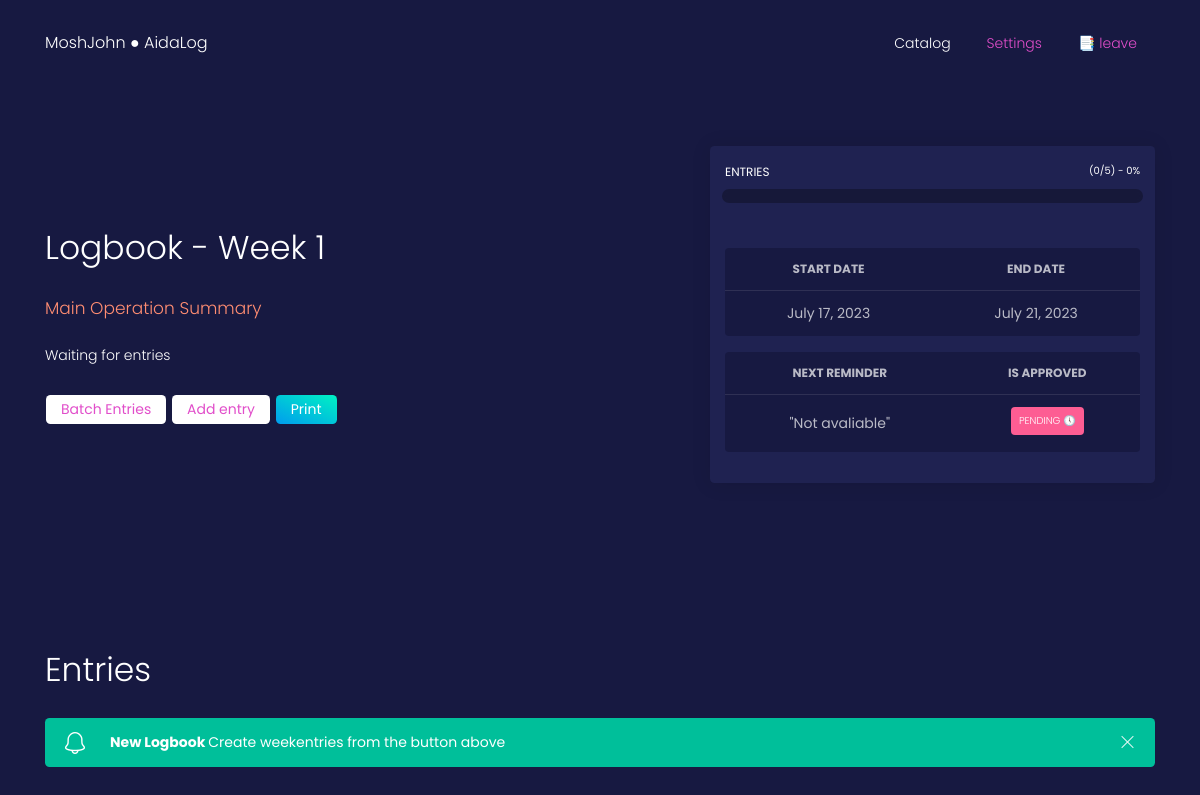
The app's page /logbook/catalog/6/ (signed in), older data.
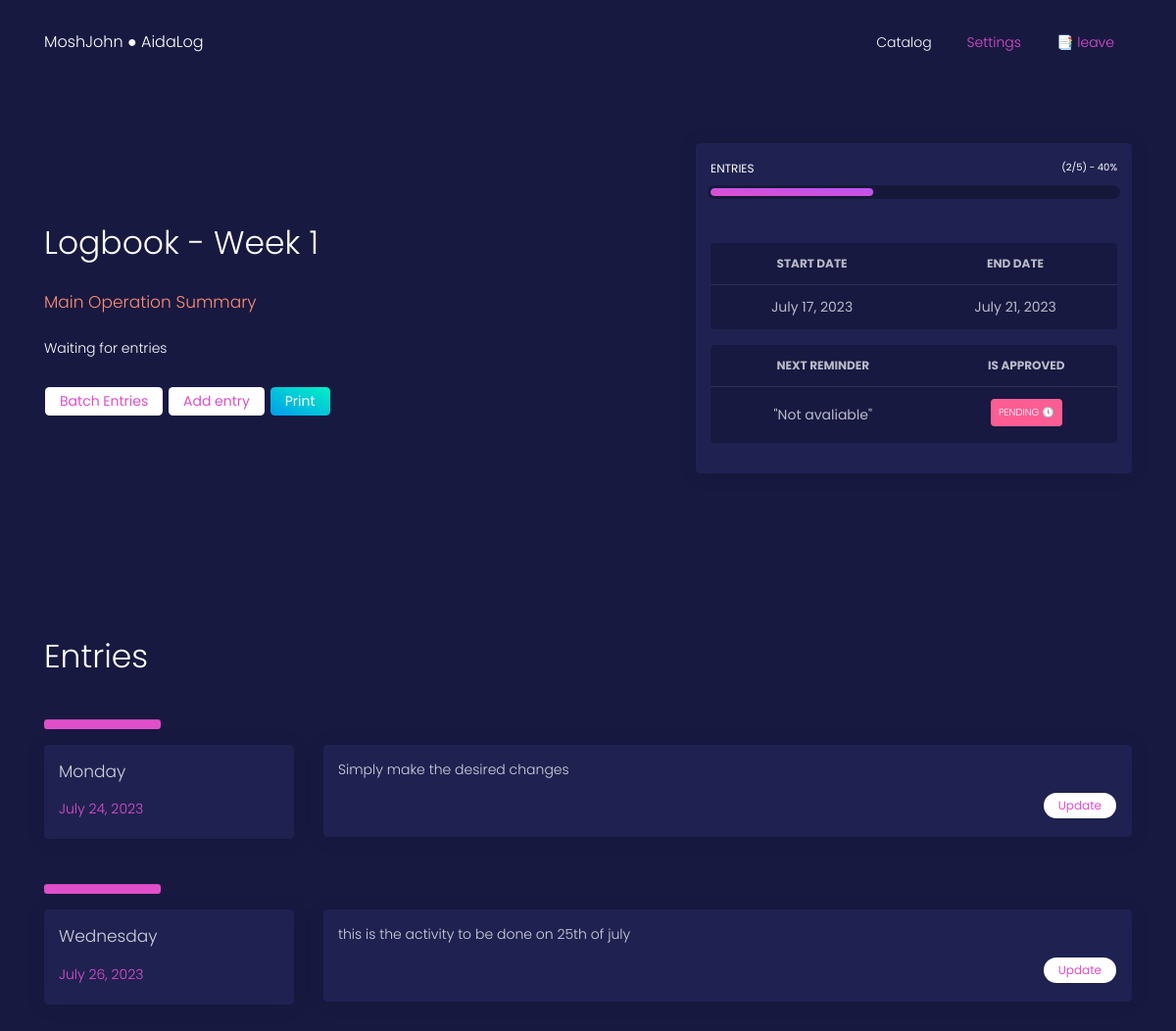
The same page, newer data.
### logbook/models.py (models this page shows, shortened)
class Entry(models.Model):
    logbook = models.ForeignKey(Logbook, related_name='entries', on_delete=models.CASCADE)
    day = models.CharField(max_length=255)
    date = models.DateField()
    activity = models.TextField()
    created_at = models.DateTimeField(auto_now_add=True)
    updated_at = models.DateTimeField(auto_now=True)

### logbook/views.py (the view)
# urls.py: path('catalog/<int:logbook_id>/', logbook_detail_view, name='logbook_detail'),
def logbook_detail_view(request, logbook_id):
    login_pass = is_allowed(request)
    if login_pass is not True:
        return login_pass
    logbook = Logbook.objects.get(id=logbook_id, student=Student.objects.get(user=request.user))
    metadata = {}
    try:
        entries = Entry.objects.filter(logbook=logbook)
        metadata['entries'] = entries
        metadata['entry_count'] = len(entries)
        metadata['percentage'] = int((len(entries) / 5) * 100)
    except Entry.DoesNotExist:
        entries = None
    context = {
        'logbook': logbook,
        'metadata': metadata
    }
    return render(request, 'logbook/logbook_detail.html', context)

### logbook/views.py (called while the page is built)
def is_allowed(request):
    if request.user.is_authenticated:
        return True
    else:
        return redirect("/logbook/logbook_redirect_login")

### templates/logbook/logbook_detail.html (shortened to what the changed rows need)
{% extends 'logbook/includes/base.html' %}
{% load static %}
{% block main_block %}
    <div class="wrapper">
        <div class="main">
            <div class="section">
                <div class="container">
                    <div class="row justify-content-between align-items-center">
                        <div class="col-lg-5 mb-5 mb-lg-0 ">
                            <h1 class="text-white font-weight-light">Logbook - Week {{logbook.week_number}}</h1>
                        </div>
                        <div class="col-lg-5 mb-5 mb-lg-0">
                            <div class="card">
                                <div class="card-body">
                                    <div class="progress-container progress-primary">
                                        <div class="progress">
                                            <div class="progress-bar progress-bar-warning" role="progressbar"
                                                aria-valuenow="{{ metadata.percentage }}" aria-valuemin="0" aria-valuemax="100"
                                                style="width: {{ metadata.percentage }}%;">
                                                <span class="progress-value">({{ metadata.entry_count }}/5) - {{ metadata.percentage }}%</span>
                                            </div>
                                        </div>
                                    </div>
                                    <div class="table mt-5">
                                        <table class="table tablesorter rounded" id="">
                                            <thead class=" text-primary">
                                                <tr>
                                                    <th class="text-center">
                                                        Start Date
                                                    </th>
                                                    <th class="text-center">
                                                        End Date
                                                    </th>
                                                </tr>
                                            </thead>
                                        </table>
                                    </div>
                                    <div class="table">
                                        <table class="table tablesorter rounded" id="">
                                            <thead class=" text-primary">
                                                <tr>
                                                    <th class="text-center">
                                                        Next Reminder
                                                    </th>
                                                    <th class="text-center">
                                                        Is Approved
                                                    </th>
                                                </tr>
                                            </thead>
                                        </table>
                                    </div>
                                </div>
                            </div>
                        </div>
                    </div>
                </div>
            </div>
            <div class="section" id="entries">
                <div class="container">
                    <div class="row">
                        <div class="col-12">
                            <h1 class="font-weight-light text-white">
                                <span>Entries</span>
                            </h1>
                        </div>
                    </div>
                    {% if metadata.entry_count == 0 %}
                        <div class="alert alert-success alert-with-icon">
                            <button type="button" aria-hidden="true" class="close" data-dismiss="alert" aria-label="Close">
                            <i class="tim-icons icon-simple-remove"></i>
                            </button>
                            <span data-notify="icon" class="tim-icons icon-bell-55"></span>
                            <span>
                            <b> New Logbook </b> Create weekentries from the button above </span>
                        </div>
                    {% else %}
                        {% for entry in metadata.entries %}
                            <hr class="bg-primary p-1">
                            <div class="row">
                                <div class="col-md-4 col-lg-3">
                                    <div class="card">
                                        <div class="card-body justify-content-center align-items-center">
                                            <h4 class="font-weight-light mb-3">{{entry.day}}</h4>
                                            <p class="font-weight-light display-6 text-primary">{{entry.date}}</p>
                                        </div>
                                    </div>
                                </div>
                                <div class="col-md-8 col-lg-9">
                                    <div class="card">
                                        <div class="card-body">
                                            <p>
                                                {{entry.activity}}
                                            </p>
                                            <a href="{% url 'logbook_entry' logbook.id entry.id %}" class="btn btn-neutral btn-round mt-2 btn-sm float-right" style="font-size: 12px;">Update</a>
                                        </div>
                                    </div>
                                </div>
                            </div>
                            {% endfor %}
                    {% endif %}
                </div>
            </div>
        </div>
    </div>
{% endblock main_block %}

Row changes from the older to the newer data that the page shows:
added Entry: day "Monday", date "July 24, 2023", activity "Simply make the desired changes"
added Entry: day "Wednesday", date "July 26, 2023", activity "this is the activity to be done on 25th of july"
Text that changed along with them:
{{ metadata.entry_count }}: "0" → "2"
{{ metadata.percentage }}: "0" → "40"
text no longer shown: "New Logbook Create weekentries from the button above"
